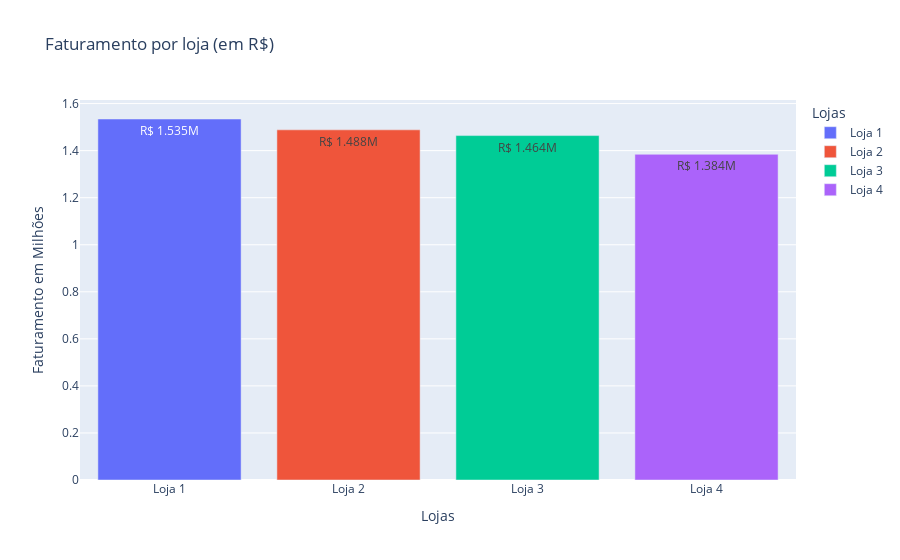

Notebook source saved alongside this figure:
### Markdown cell above
## Visualizando o faturamento com um gráfico de barras interativo

Vamos fazer a visualização com gráficos interativos, permitindo uma visualização mais viva e dinâmica dos dados

Nesse contexto de comparação de faturamento das lojas, vamos utilizar um gráfico de barras verticais, pois o mesmo facilita a visualização de quanto cada loja vendeu e permite uma comparação rápida com uma simples observação.

### Code cell
import plotly.express as px 

dados = pd.DataFrame(
        {'Lojas': ['Loja 1', 'Loja 2', 'Loja 3', 'Loja 4'],
        'Faturamento': [faturamento_loja1, faturamento_loja2, faturamento_loja3, faturamento_loja4]}
)

dados['Faturamento em Milhões'] = dados['Faturamento']/1000000

fig = px.bar(dados, x='Lojas',
             y='Faturamento em Milhões',
             title='Faturamento por loja (em R$)',
             color='Lojas',
             text='Faturamento em Milhões'
            )

fig.update_traces(
    texttemplate='R$ %{text:.3f}M'
)

fig.show()

### Figure 1 — Plotly figure (JSON) as saved in the notebook; plotly's stock layout.template omitted (floating-point values rounded to 4 significant figures)
{"data": [{"hovertemplate": "Lojas=%{x}<br>Faturamento em Milhões=%{text}<extra></extra>", "legendgroup": "Loja 1", "marker": {"color": "#636efa", "pattern": {"shape": ""}}, "name": "Loja 1", "orientation": "v", "showlegend": true, "text": [1.535], "textposition": "auto", "texttemplate": "R$ %{text:.3f}M", "type": "bar", "x": ["Loja 1"], "xaxis": "x", "y": [1.535], "yaxis": "y"}, {"hovertemplate": "Lojas=%{x}<br>Faturamento em Milhões=%{text}<extra></extra>", "legendgroup": "Loja 2", "marker": {"color": "#EF553B", "pattern": {"shape": ""}}, "name": "Loja 2", "orientation": "v", "showlegend": true, "text": [1.488], "textposition": "auto", "texttemplate": "R$ %{text:.3f}M", "type": "bar", "x": ["Loja 2"], "xaxis": "x", "y": [1.488], "yaxis": "y"}, {"hovertemplate": "Lojas=%{x}<br>Faturamento em Milhões=%{text}<extra></extra>", "legendgroup": "Loja 3", "marker": {"color": "#00cc96", "pattern": {"shape": ""}}, "name": "Loja 3", "orientation": "v", "showlegend": true, "text": [1.464], "textposition": "auto", "texttemplate": "R$ %{text:.3f}M", "type": "bar", "x": ["Loja 3"], "xaxis": "x", "y": [1.464], "yaxis": "y"}, {"hovertemplate": "Lojas=%{x}<br>Faturamento em Milhões=%{text}<extra></extra>", "legendgroup": "Loja 4", "marker": {"color": "#ab63fa", "pattern": {"shape": ""}}, "name": "Loja 4", "orientation": "v", "showlegend": true, "text": [1.384], "textposition": "auto", "texttemplate": "R$ %{text:.3f}M", "type": "bar", "x": ["Loja 4"], "xaxis": "x", "y": [1.384], "yaxis": "y"}], "layout": {"barmode": "relative", "legend": {"title": {"text": "Lojas"}, "tracegroupgap": 0}, "title": {"text": "Faturamento por loja (em R$)"}, "xaxis": {"anchor": "y", "categoryarray": ["Loja 1", "Loja 2", "Loja 3", "Loja 4"], "categoryorder": "array", "domain": [0, 1], "title": {"text": "Lojas"}}, "yaxis": {"anchor": "x", "domain": [0, 1], "title": {"text": "Faturamento em Milhões"}}}}
